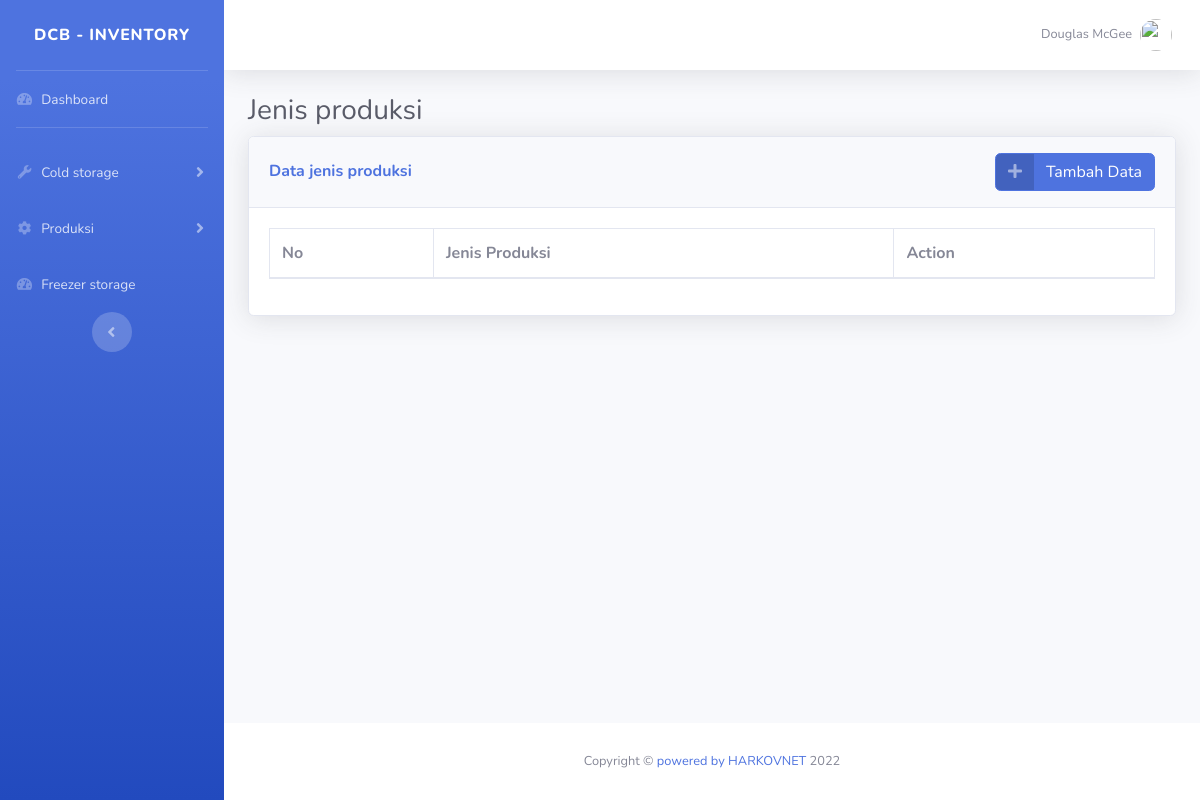
The app's page /Inventory/produksi/jenis_produksi.php, older data.
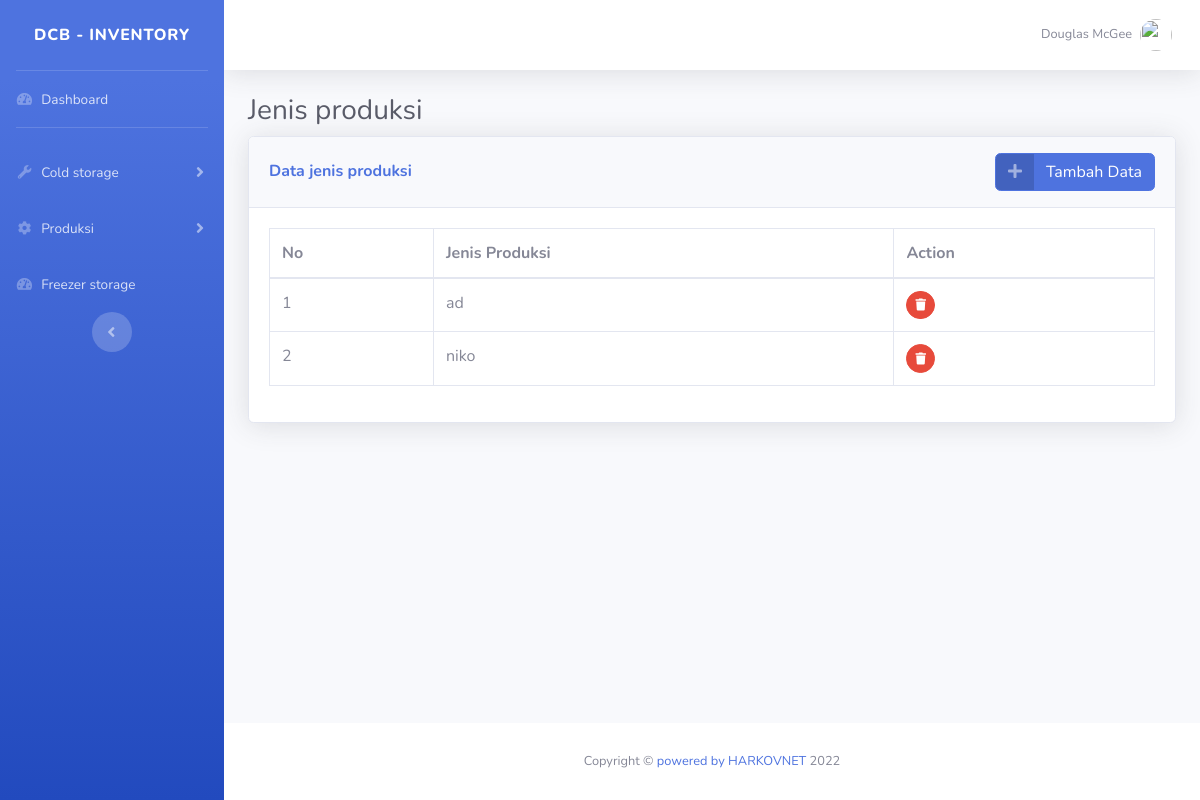
The same page, newer data.
### tables this page shows
CREATE TABLE `jenisproduksi` (
  `id` int(10) NOT NULL,
  `nama` varchar(30) NOT NULL
);

### Inventory/produksi/jenis_produksi.php (the view, shortened to what this page needs)
<!DOCTYPE html>
<?php
include '../../database.php';
?>
<html lang="en">
<head>
    <link href="../../assets/vendor/fontawesome-free/css/all.min.css" rel="stylesheet" type="text/css">
    <link href="../../assets/css/sb-admin-2.min.css" rel="stylesheet">
    <link href="../../assets/vendor/datatables/dataTables.bootstrap4.min.css" rel="stylesheet">
</head>
<body id="page-top">
    <div id="wrapper">
        <ul class="navbar-nav bg-gradient-primary sidebar sidebar-dark accordion" id="accordionSidebar">
            <a class="sidebar-brand d-flex align-items-center justify-content-center" href="index.html">
                <div class="sidebar-brand-text mx-3">DCB - Inventory </div>
            </a>
            <hr class="sidebar-divider my-0">
            <li class="nav-item">
                <a class="nav-link" href="../index.php">
                    <i class="fas fa-fw fa-tachometer-alt"></i>
                    <span>Dashboard</span></a>
            </li>
            <hr class="sidebar-divider">
            <li class="nav-item">
                <a class="nav-link collapsed" href="#" data-toggle="collapse" data-target="#collapseUtilities" aria-expanded="true" aria-controls="collapseUtilities">
                    <i class="fas fa-fw fa-wrench"></i>
                    <span>Cold storage</span>
                </a>
            </li>
            <li class="nav-item">
                <a class="nav-link collapsed" href="#" data-toggle="collapse" data-target="#collapseTwo" aria-expanded="true" aria-controls="collapseTwo">
                    <i class="fas fa-fw fa-cog"></i>
                    <span>Produksi</span>
                </a>
            </li>
            <li class="nav-item">
                <a class="nav-link" href="../freezer/freezer_storage.php">
                    <i class="fas fa-fw fa-tachometer-alt"></i>
                    <span>Freezer storage</span></a>
            </li>
            <div class="text-center d-none d-md-inline">
                <button class="rounded-circle border-0" id="sidebarToggle"></button>
            </div>
        </ul>
        <div id="content-wrapper" class="d-flex flex-column">
            <div id="content">
                <nav class="navbar navbar-expand navbar-light bg-white topbar mb-4 static-top shadow">
                    <ul class="navbar-nav ml-auto">
                        <li class="nav-item dropdown no-arrow">
                            <a class="nav-link dropdown-toggle" href="#" id="userDropdown" role="button" data-toggle="dropdown" aria-haspopup="true" aria-expanded="false">
                                <span class="mr-2 d-none d-lg-inline text-gray-600 small">Douglas McGee</span>
                                <img class="img-profile rounded-circle" src="img/undraw_profile.svg">
                            </a>
                        </li>
                    </ul>
                </nav>
                <div class="container-fluid">
                    <h1 class="h3 mb-2 text-gray-800">Jenis produksi</h1>
                    <div class="card shadow mb-4">
                        <div class="card-header py-3 d-flex justify-content-between align-items-center">
                            <h6 class="m-0 font-weight-bold text-primary">Data jenis produksi</h6>
                            <a href="#" class="btn btn-primary btn-icon-split" data-toggle="modal" data-target="#exampleModal" data-whatever="@mdo">
                                <span class="icon text-white-50">
                                    <i class="fas fa-plus"></i>
                                </span>
                                <span class="text">Tambah Data</span>
                            </a>
                        </div>
                        <div class="card-body">
                            <div class="table-responsive">
                                <table class="table table-bordered" id="dataTable" width="100%" cellspacing="0">
                                <thead>
                                        <tr>
                                        <th>No</th>
                                            <th>Jenis Produksi</th>
                                            <th>Action</th>
                                        </tr>
                                    </thead>
                                    <tbody>
                                        <?php
                                        $no = 1;
                                        $query = "SELECT * FROM jenisproduksi";
                                        $result = mysqli_query($db, $query);
                                        while ($row = mysqli_fetch_assoc($result)) {
                                            ?>
                                            <tr>
                                            <td><?php echo $no++; ?></td>
                                                <td><?php echo $row['nama']; ?></td>
                                                <td>
                                                    <?php
                                                    echo "<a href='deletejenisproduksi.php?id=" . $row['id'] . "' class='btn btn-danger btn-circle btn-sm'>
                                                    <i class='fas fa-trash'></i>
                                                    </a>";
                                                    ?>
                                                </td>
                                            </tr>
                                        <?php } ?>
                                    </tbody>
                                </table>
                            </div>
                        </div>
                    </div>
                </div>
            </div>
            <footer class="sticky-footer bg-white">
                <div class="container my-auto">
                    <div class="copyright text-center my-auto">
                        <span>Copyright &copy; <a href="harkovnet.manhost.my.id">powered by HARKOVNET</a></span>
                    </div>
                </div>
            </footer>
        </div>
    </div>
</body>
</html>

Row changes from the older to the newer data that the page shows:
added jenisproduksi: nama "ad"
added jenisproduksi: nama "niko"
